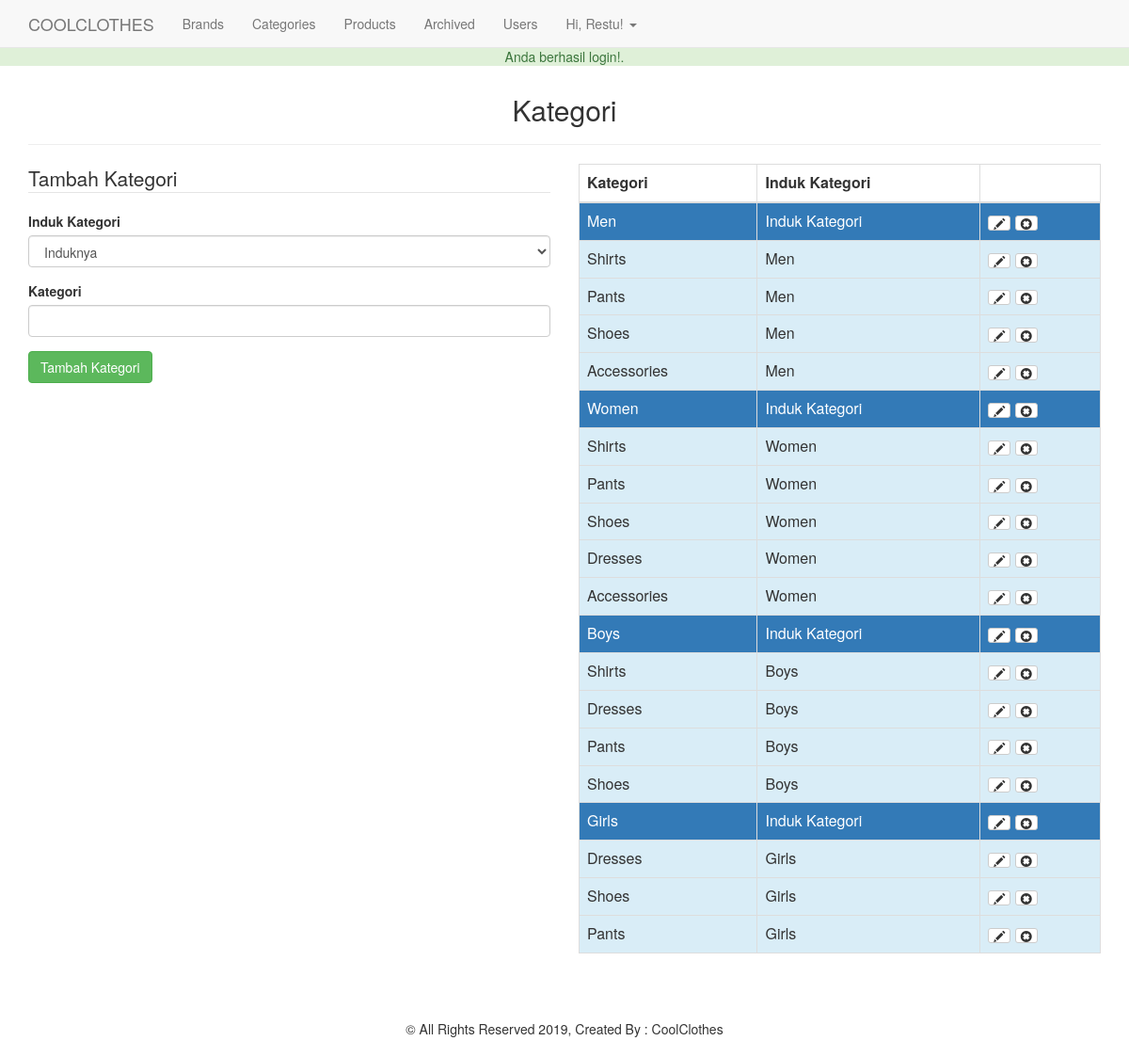
Screenshot of /admin/categories.php (signed in) with the database file from the repository.
### tables this page shows
CREATE TABLE `categories` (
  `id` int(11) NOT NULL,
  `category` varchar(255) NOT NULL,
  `parent` int(11) NOT NULL DEFAULT '0'
);

### helpers/helpers.php (called while the page is built, shortened)
<?php
function has_permissions($permission = 'admin'){
	global $user_data;
	$permissions = explode(',', $user_data['permissions']);
	if (in_array($permission,$permissions,true)) {
		return true;
	}
	return false;
}

### admin/categories.php (the view, shortened to what this page needs)
<?php
  require_once $_SERVER['DOCUMENT_ROOT'].'/tutorial/core/init.php';
  include 'includes/head.php';
  include 'includes/navigation.php';
  $sql = "SELECT * FROM categories WHERE parent = 0";
  $result = $db->query($sql);
  $category = '';
  $post_parent = '';
      $display = display_errors($errors); ?>
    <?php
  $category_value = '';
  $parent_value = 0;
  if (isset($_GET['edit'])) {
    $category_value = $edit_category['category'];
    $parent_value = $edit_category['parent'];
  }else{
    if (isset($_POST)) {
      $category_value = $category;
      $parent_value = $post_parent;
    }
  }
?>
<div class="container">
  <h2 class="text-center">Kategori</h2><hr>
  <div class="row">
    <div class="col-md-6">
      <form class="form" action="categories.php<?=((isset($_GET['edit']))?'?edit='.$edit_id:'')?>" method="post">
        <legend><?=((isset($_GET['edit']))?'Edit':'Tambah')?> Kategori</legend>
        <div class="form-group">
          <label for="parent">Induk Kategori</label>
          <select class="form-control" name="parent" id="parent">
            <option value="0"<?=(($parent_value == 0)?'selected="selected"':'');?>>Induknya</option>
          </select>
        </div>
        <div class="form-group">
          <label for="category">Kategori</label>
          <input type="text" name="category" class="form-control" id="category" value="<?=$category_value;?>">
        </div>
        <div class="form-group">
          <input type="submit" value="<?=((isset($_GET['edit']))?'Edit':'Tambah')?> Kategori" class="btn btn-success">
        </div>
      </form>
    </div>
    <div class="col-md-6">
      <table class="table table-bordered">
        <thead>
          <th>Kategori</th><th>Induk Kategori</th><th></th>
        </thead>
        <tbody>
          <?php
            $sql = "SELECT * FROM categories WHERE parent = 0";
            $result = $db->query($sql);
            foreach ($result as $hasil) :
            $parent_id = (int)$hasil['id'];
            $sql2 = "SELECT * FROM categories WHERE parent = '$parent_id'";
            $rresult = $db->query($sql2);
          ?>
            <tr class="bg-primary">
              <td><?=$hasil['category'];?></td>
              <td>Induk Kategori</td>
              <td>
                <a href="categories.php?edit=<?=$hasil['id'];?>" class="btn btn-xs btn-default"><span class="glyphicon glyphicon-pencil"></span></a>
                <a href="categories.php?delete=<?=$hasil['id'];?>" class="btn btn-xs btn-default"
                  onclick="return confirm('Yakin akan menghapus data ini');"><span class="glyphicon glyphicon-remove-sign"></span></a>
              </td>
            </tr>
            <?php foreach($rresult as $child) : ?>
              <tr class="bg-info">
                <td><?=$child['category'];?></td>
                <td><?=$hasil['category'];?></td>
                <td>
                  <a href="categories.php?edit=<?=$child['id'];?>" class="btn btn-xs btn-default"><span class="glyphicon glyphicon-pencil"></span></a>
                  <a href="categories.php?delete=<?=$child['id'];?>" class="btn btn-xs btn-default"
                    onclick="return confirm('Yakin akan menghapus data ini');"><span class="glyphicon glyphicon-remove-sign"></span></a>
                </td>
              </tr>
            <?php endforeach; ?>
          <?php endforeach; ?>
        </tbody>
      </table>
    </div>
  </div>
</div>
<?php include 'includes/footer.php'; ?>

### core/init.php (shortened to what this page needs)
<?php
$db = mysqli_connect('localhost','root','','tutorial');
require_once BASEURL.'helpers/helpers.php';
if (isset($_SESSION['SBUser'])) {
	$user_id = $_SESSION['SBUser'];
	$query = $db->query("SELECT * FROM users WHERE id = '$user_id'");
	$user_data = mysqli_fetch_assoc($query);
	$fn = explode(' ', $user_data['full_name']);
	$user_data['first'] = $fn[0];
	$user_data['last'] = $fn[1];
}
if(isset($_SESSION['success_flash'])){
	echo '<div class="bg-success"><p class="text-success text-center">'.$_SESSION['success_flash'].'</p></div>';
}

### admin/includes/head.php (shortened to what this page needs)
<!DOCTYPE html>
<html lang="en">
<head>
  <link href="/tutorial/css/bootstrap.min.css" rel="stylesheet">
  <link href="/tutorial/css/bootstrap.css" rel="stylesheet">
  <link href="/tutorial/css/main.css" rel="stylesheet">
</head>
<body>

### admin/includes/navigation.php (shortened to what this page needs)
<nav class="navbar navbar-default navbar-fixed-top">
  <div class="container">
    <a href="/tutorial/admin/index.php" class="navbar-brand">COOLCLOTHES</a>
    <ul class="nav navbar-nav">
      <li><a href="brands.php">Brands</a></li>
      <li><a href="categories.php">Categories</a></li>
      <li><a href="products.php">Products</a></li>
      <li><a href="archived.php">Archived</a></li>
      <?php if (has_permissions('admin')) : ?>
        <li><a href="users.php">Users</a></li>
      <?php endif; ?>
      <li class="dropdown">
        <a href="#" class="dropdown-toggle" data-toggle="dropdown">Hi, <?= $user_data['first']; ?>!
          <span class="caret"></span>
        </a>
      </li>
  </div>
</nav>

### admin/includes/footer.php (shortened to what this page needs)
<footer class="text-center" id="footer">&copy; All Rights Reserved 2019, Created By : CoolClothes</footer>
</body>
</html>

### css/main.css (style rules this page uses)
body { padding-top: 50px; }
#footer { margin-top: 50px; margin-bottom: 20px; }

### rows the page displays
categories: category "Men"
categories: category "Shirts"
categories: category "Pants"
categories: category "Shoes"
categories: category "Accessories"
categories: category "Women"
categories: category "Shirts"
categories: category "Pants"
categories: category "Shoes"
categories: category "Dresses"
categories: category "Accessories"
categories: category "Boys"
categories: category "Shirts"
categories: category "Dresses"
categories: category "Pants"
categories: category "Shoes"
categories: category "Girls"
categories: category "Dresses"
categories: category "Shoes"
categories: category "Pants"

### other values shown
$_SESSION['success_flash'] "Anda berhasil login!."
$user_data['first'] "Restu"
